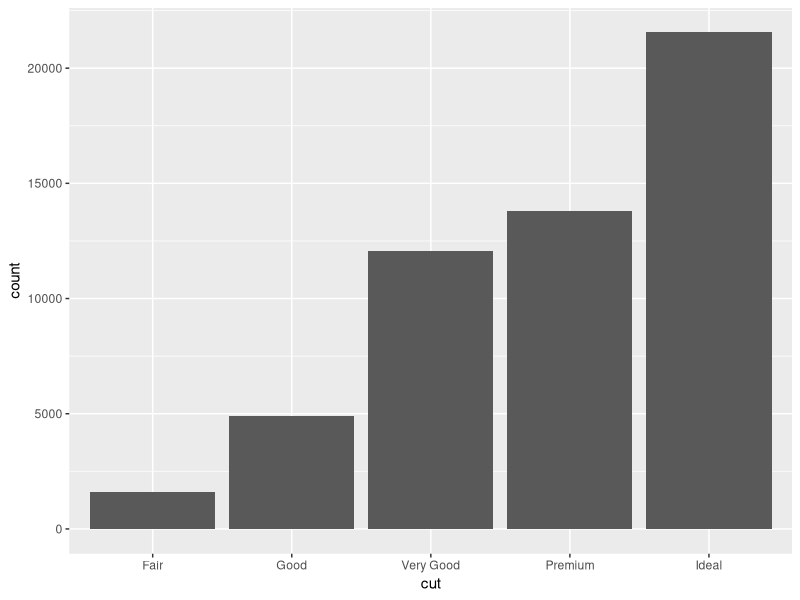
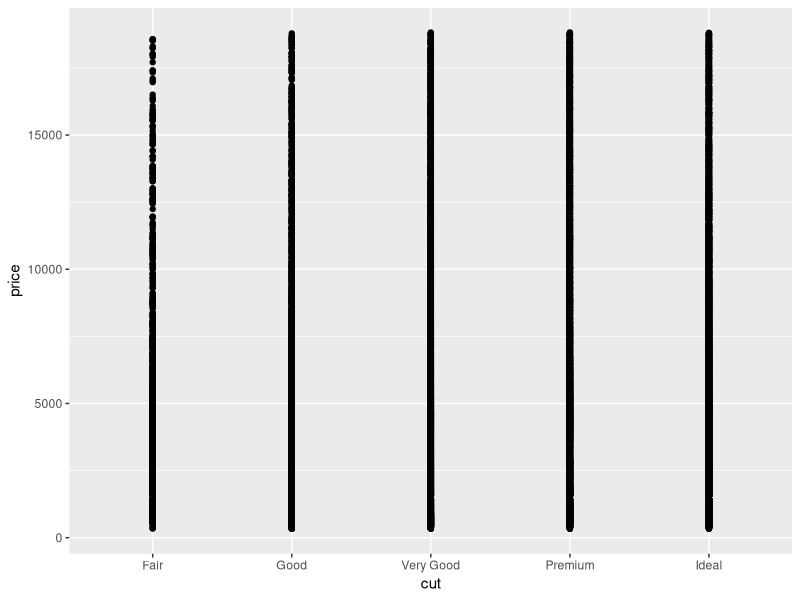
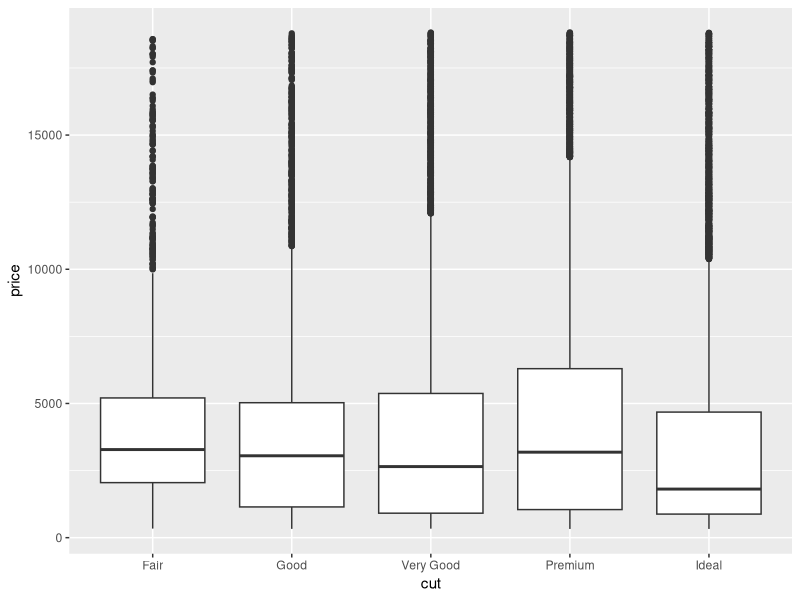
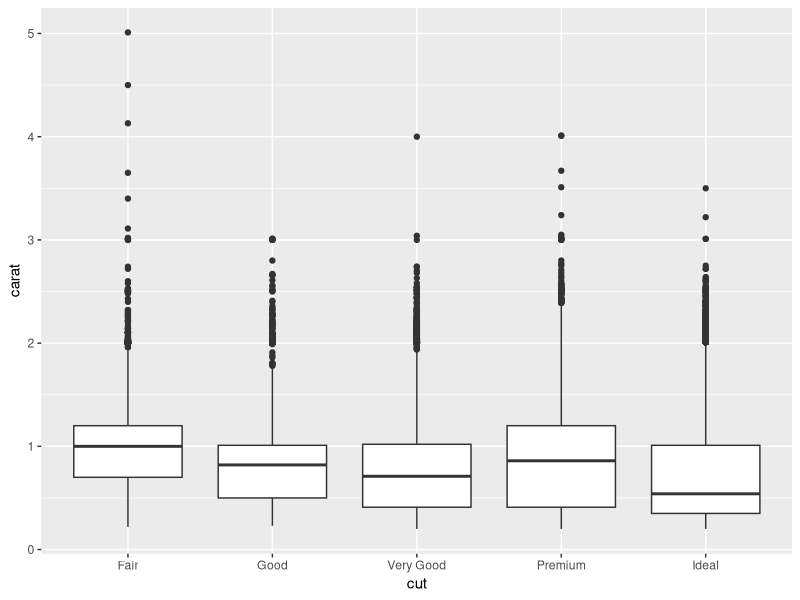

Write R code to recreate these figures, in order.
## ---- chunk 1
# knitr options
knitr::opts_chunk$set(echo = TRUE)
## ---- chunk 2
library(tidyverse)

## ---- chunk 3
glimpse(diamonds)
summary(diamonds)
## ---- chunk 4
diamonds %>%
  ggplot(aes(cut)) +
  geom_bar()
## ---- chunk 5
diamonds %>%
  ggplot(aes(cut, price)) +
  geom_point()
## ---- chunk 6
diamonds %>%
  ggplot(aes(cut, price)) +
  geom_boxplot()
## ---- chunk 7
diamonds %>%
  ggplot(aes(cut, carat)) +
  geom_boxplot()
